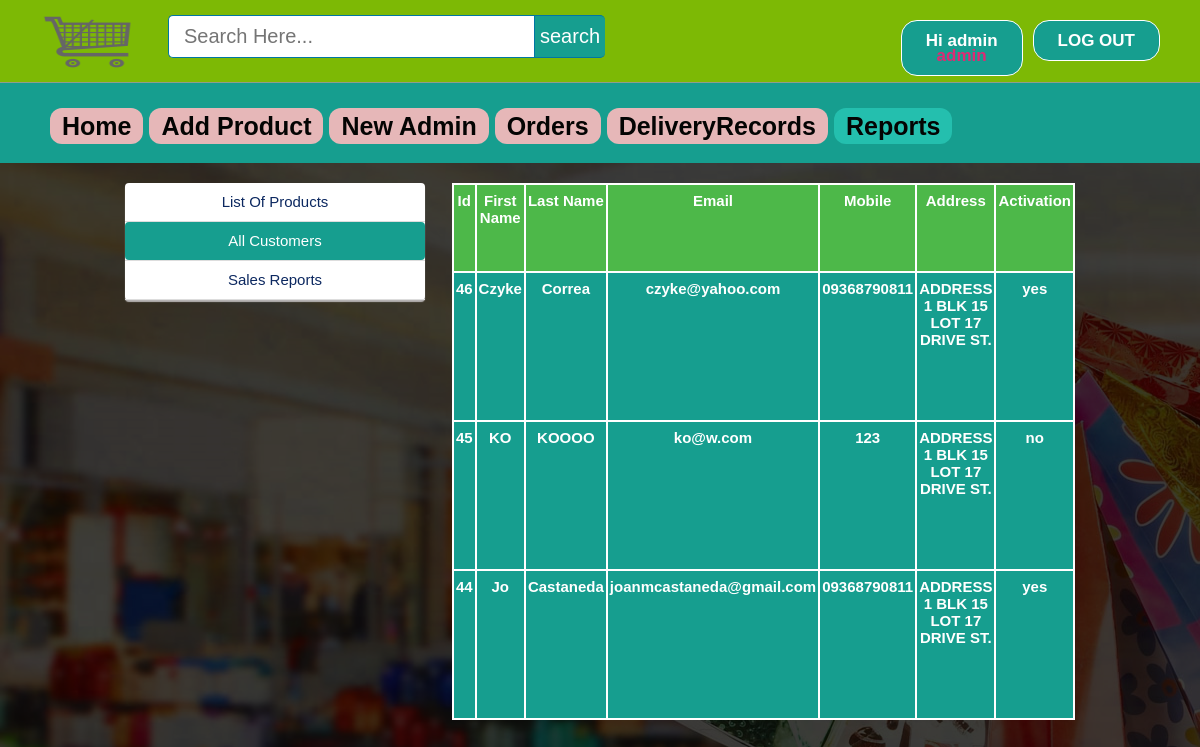
Screenshot of /admin/all_customer.php (signed in) with the database file from the repository.
### tables this page shows
CREATE TABLE `user` (
  `id` int(11) NOT NULL,
  `firstName` varchar(25) NOT NULL,
  `lastName` varchar(25) NOT NULL,
  `email` varchar(100) NOT NULL,
  `mobile` varchar(20) NOT NULL,
  `address` varchar(120) NOT NULL,
  `password` varchar(100) NOT NULL,
  `confirmCode` varchar(10) NOT NULL,
  `activation` varchar(10) NOT NULL DEFAULT 'no'
);

### admin/all_customer.php (the view, shortened to what this page needs)
<?php include ( "../inc/connect.inc.php" ); ?>
<?php
if (!isset($_SESSION['admin_login'])) {
	header("location: login.php");
	$user = "";
}
else {
	$user = $_SESSION['admin_login'];
	$result = mysqli_query($con,"SELECT * FROM admin WHERE id='$user'");
		$get_user_email = mysqli_fetch_assoc($result);
			$uname_db = $get_user_email['firstName'];
			$utype_db=$get_user_email['type'];
}
?>
<!doctype html>
<html>
	<head>
		<link rel="stylesheet" type="text/css" href="../css/style.css">
	</head>
	<body class="home-welcome-text" style="background-image: url(../image/homebackgrndimg2.png);">
		<div class="homepageheader">
			<div class="signinButton loginButton">
				<div class="uiloginbutton signinButton loginButton" style="margin-right: 40px;">
					<?php
						if ($user!="") {
							echo '<a style="text-decoration: none;color: #fff;" href="logout.php">LOG OUT</a>';
						}
					 ?>
				</div>
				<div class="uiloginbutton signinButton loginButton">
					<?php
						if ($user!="") {
							echo '<a style="text-decoration: none;color: #fff;" href="login.php">Hi '.$uname_db.'</br><span style="color: #de2a74">'.$utype_db.'</span></a>';
						}
						else {
							echo '<a style="text-decoration: none;color: #fff;" href="login.php">LOG IN</a>';
						}
					 ?>
				</div>
			</div>
			<div style="float: left; margin: 5px 0px 0px 23px;">
				<a href="index.php">
					<img style=" height: 75px; width: 130px;" src="../image/cart.png">
				</a>
			</div>
			<div class="">
				<div id="srcheader">
					<form id="newsearch" method="get" action="http://www.google.com">
					        <input type="text" class="srctextinput" name="q" size="21" maxlength="120"  placeholder="Search Here..."><input type="submit" value="search" class="srcbutton" >
					</form>
				</div>
			</div>
		</div>
		<div class="categolis">
			<table>
				<tr>
					<th>
						<a href="index.php" style="text-decoration: none;color: #040403;padding: 4px 12px;background-color: #e6b7b8;border-radius: 12px;">Home</a>
					</th>
					<th><a href="addproduct.php" style="text-decoration: none;color: #040403;padding: 4px 12px;background-color: #e6b7b8;border-radius: 12px;">Add Product</a></th>
					<th><a href="newadmin.php" style="text-decoration: none;color: #040403;padding: 4px 12px;background-color: #e6b7b8;border-radius: 12px;">New Admin</a></th>
					<th><a href="orders.php" style="text-decoration: none;color: #040403;padding: 4px 12px;background-color: #e6b7b8;border-radius: 12px;">Orders</a></th>
					<th><a href="DeliveryRecords.php" style="text-decoration: none;color: #040403;padding: 4px 12px;background-color: #e6b7b8;border-radius: 12px;">DeliveryRecords</a></th>
					<th><a href="report.php" style="text-decoration: none;color: #040403;padding: 4px 12px;background-color: #24bfae;border-radius: 12px;">Reports</a></th>
				</tr>
			</table>
		</div>
		<div style="margin-top: 20px;">
			<div style="width: 950px; margin: 0 auto;">
				<ul>
					<li style="float: left;">
						<div class="settingsleftcontent">
							<ul>
								<ul>
								<li><?php echo '<a href="report.php" >List Of Products</a>'; ?></li>
								<li><?php echo '<a href="all_customer.php" style=" background-color: #169e8f; border-radius: 4px; color: #fff;">All Customers</a>'; ?></li>
								<li><?php echo '<a href="sales_report.php" >Sales Reports</a>'; ?></li>
							</ul>
							</ul>
						</div>
					</li>
					<li style="float: right; background-color: #fff;">
						<div>
							<table class="rightsidemenu">
								<tr style="font-weight: bold;" colspan="10" bgcolor="#4DB849">
									<th>Id</th>
									<th>First Name</th>
									<th>Last Name</th>
									<th>Email</th>
									<th>Mobile</th>
									<th>Address</th>
									<th>Activation</th>
								</tr>
								<tr>
									<?php include ( "../inc/connect.inc.php");
									$query = "SELECT * FROM user ORDER BY id DESC";
									$run = mysqli_query($con,$query);
									while ($row=mysqli_fetch_assoc($run)) {
										$id = $row['id'];
										$fname = $row['firstName'];
										$lname = $row['lastName'];
										$email = $row['email'];
										$mobile = $row['mobile'];
										$address = $row['address'];
										$active = $row['activation'];
									 ?>
									<th><?php echo $id; ?></th>
									<th><?php echo $fname; ?></th>
									<th><?php echo $lname; ?></th>
									<th><?php echo $email; ?></th>
									<th><?php echo $mobile; ?></th>
									<th><?php echo $address; ?></th>
									<th><?php echo $active; ?></th>
								</tr>
								<?php } ?>
							</table>
						</div>
					</li>
				</ul>
			</div>
		</div>
	</body>
</html>

### css/style.css (style rules this page uses)
html, body, div, span, applet, object, iframe, h1, h2, h3, h4, h5, h6, p, blockquote, pre, a, abbr, acronym, address, big, cite, code, del, dfn, em, img, ins, kbd, q, s, samp, small, strike, strong, sub, sup, tt, var, b, u, i, center, dl, dt, dd, ol, ul, li, fieldset, form, label, legend, table, caption, tbody, tfoot, thead, tr, th, td, article, aside, canvas, details, embed, figure, figcaption, footer, header, hgroup, menu, nav, output, ruby, section, summary, time, mark, audio, video { margin: 0; padding: 0; border: 0; font: inherit; vertical-align: baseline;ss box-sizing: border-box; }
body { line-height: normal; }
ol, ul { list-style: none; }
table { border-collapse: collapse; border-spacing: 0; }
* { margin: 0px; padding: 0px; }
body, button, input, label, select, td, textarea { font-family: Arial, Helvetica, tahoma,verdana,arial,sans-serif; font-size: 12px; }
body { width: 100%; position: relative; background-color: #ffffff; min-width: 1080px; }
.homepageheader { position: fixed; height: 82px; width: 100%; min-width: 980px; border-bottom: 1px solid #8E9D8E; margin: 0px; background-image: initial; background-position-x: initial; background-position-y: initial; background-size: initial; background-repeat-x: initial; background-repeat-y: initial; background-attachment: initial; background-origin: initial; background-clip: initial; background-color: #7db905;; }
.loginButton .signinButton { color: #FFFFFF; background: #169E8F; border: 1px solid #FFFFFF; cursor: pointer; display: inline-block; font-weight: bold; line-height: 15px; padding: 12px 24px; border-radius: 16px; text-align: center; text-decoration: none; float: right; margin: 20px 0px 0px 10px; font-size: 17px; }
#newsearch { float:left; padding:15px; }
.srctextinput { margin: 0px; padding: 9px 15px; font-family: Arial, Helvetica, sans-serif; font-size:20px; border:1px solid #0076a3; border-right:0px; border-top-left-radius: 5px 5px; border-bottom-left-radius: 5px 5px; width: 335px; }
.srcbutton { margin: 0; padding: 9px 5px; font-family: Arial, Helvetica, sans-serif; font-size:20px; outline: none; cursor: pointer; text-align: center; text-decoration: none; color: #ffffff; border: solid 1px #0076a3; border-right:0px; background: #169E8F; border-top-right-radius: 5px 5px; border-bottom-right-radius: 5px 5px; }
.categolis { line-height: 1.3; font-weight: bold; color: #fff; padding: 110px 0px 20px 50px; background-color: #169e8f; text-align: center; font-size: 25px; }
.categolis table tbody tr th { padding: 0px 6px 0px 0px; }
.rightsidemenu { float: right; text-align: center; width: 100%; margin: 0px; background-color: #169e8f; font-size: 15px; color: #fff; font-weight: bold; height: 537px; overflow: auto; }
.rightsidemenu th { margin-top: 5px; border: 2px solid; padding: 7px 2px; width: 10px; }
.settingsleftcontent { width: 300px; color: #7C7979; line-height: 1.2; padding: 0; text-align: justify; background-color: #FFFFFF; -webkit-box-shadow: 0 2px 1px 0 #B5B2B2; box-shadow: 0 2px 1px 0 #B5B2B2; border-radius: 4px; }
.settingsleftcontent ul { list-style: none; }
.settingsleftcontent ul li { list-style: none; border-bottom: 1px solid #ddd; text-align: center; }
.settingsleftcontent ul li a { clear: both; cursor: pointer; display: block; font-size: 15px; font-weight: normal; float: none; line-height: 18px; margin: 0; padding: 10px 20px; text-shadow: none; white-space: nowrap; color: #0C2860; text-decoration: none; text-align: center; }

### rows the page displays
user: id "46", firstName "Czyke", lastName "Correa", email "czyke@yahoo.com", mobile "09368790811", address "ADDRESS 1 BLK 15 LOT 17 DRIVE ST.", activation "yes"
user: id "45", firstName "KO", lastName "KOOOO", email "ko@w.com", mobile "123", address "ADDRESS 1 BLK 15 LOT 17 DRIVE ST.", activation "no"
user: id "44", firstName "Jo", lastName "Castaneda", email "joanmcastaneda@gmail.com", mobile "09368790811", address "ADDRESS 1 BLK 15 LOT 17 DRIVE ST.", activation "yes"

### other values shown
$uname_db "admin"
